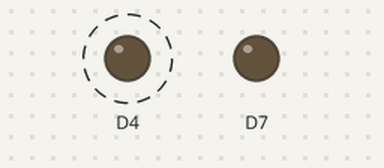
A sketch run on a simulated ESP8266 (NodeMCU). On the bench: output pins drawn as LEDs (lit = HIGH). Dashed ring = blinking. WiFi joins after 1.5 s; servers stay silent unless stated; uploads are accepted with an empty reply; what the sketch prints to the serial monitor is not drawn.

Above: at 2.2 s.
Timing chart, 0 to 5.0 s (numbered marks = the images above):
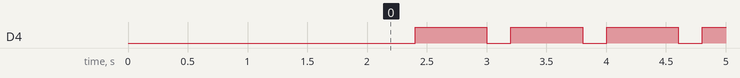

Measured:
- by itself, D4: alternates HIGH for 0.60 s and LOW for 0.20 s

The sketch:

ESP8266_000WebHost.ino
```cpp
#include <ESP8266WiFi.h>
#include <ESP8266HTTPClient.h>
#include <ArduinoJson.h>

// WiFi Parameters
const char* ssid = "aks";
const char* password = "12345678";

void setup() {
  Serial.begin(9600);
  WiFi.begin(ssid, password);

  while (WiFi.status() != WL_CONNECTED) {
    delay(1000);
    Serial.println("Connecting...");
  }
  Serial.println("connected");
  pinMode(D7, OUTPUT);
  pinMode(2, OUTPUT);
  digitalWrite(D7, 0);


}

void loop() {
  // Check WiFi Status
  if (WiFi.status() == WL_CONNECTED) {
    HTTPClient http;  //Object of class HTTPClient
    http.begin("http://unpunishable-accrue.000webhostapp.com/authentication/status.php?id=1");
    //Serial.println("done");
    int httpCode = http.GET();
    //Check the returning code
    if (httpCode > 0) {
      //Serial.println("done again");
      // Parsing
      const size_t bufferSize = JSON_OBJECT_SIZE(2) + JSON_OBJECT_SIZE(3) + JSON_OBJECT_SIZE(5) + JSON_OBJECT_SIZE(8) + 370;
      DynamicJsonBuffer jsonBuffer(bufferSize);
      JsonObject& root = jsonBuffer.parseObject(http.getString());
      int id = root["id"]; // 1
      const char* state = root["status"];
      Serial.print("ID:");
      Serial.println(id);
      Serial.print("Status:");
      Serial.println(state);
      String led = root["status"];
      digitalWrite(2, LOW);
      delay(200);
      digitalWrite(2, HIGH);
      delay(200);
      if (led=="ON" ){
        digitalWrite(D7, 1);
            Serial.print("ON");
          }
  else {
      digitalWrite(D7, 0);
      Serial.print("OFF");
    }
    }
    http.end();
  }
  delay(200);
}
```
